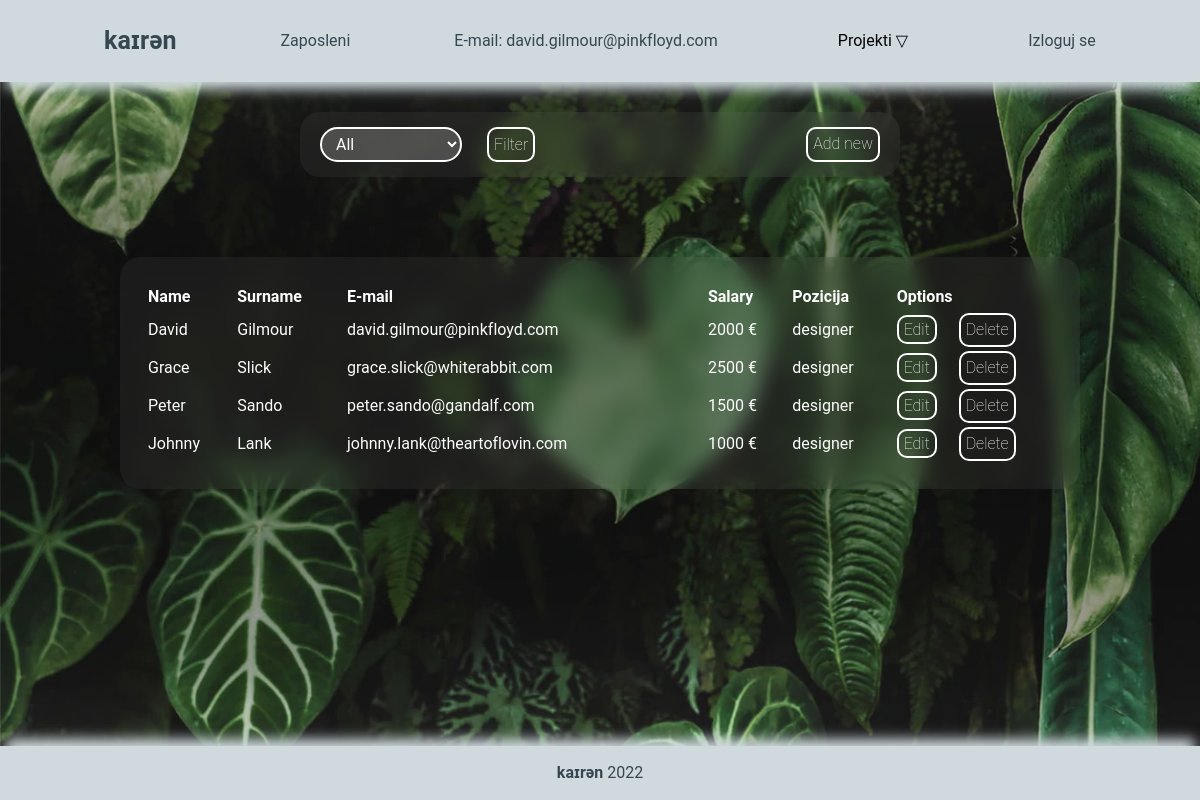
/dashboard/zaposleni.php?select_position=designer (signed in), run on the app's committed database.
### tables this page shows
CREATE TABLE IF NOT EXISTS `zaposleni` (
  `id` int(11) NOT NULL AUTO_INCREMENT,
  `name` varchar(255) NOT NULL,
  `surname` varchar(255) NOT NULL,
  `email` varchar(255) NOT NULL,
  `password` varchar(255) DEFAULT NULL,
  `position_id` int(11) NOT NULL DEFAULT '1',
  `salary` int(11) NOT NULL,
  PRIMARY KEY (`id`),
  KEY `position_id` (`position_id`)
);

CREATE TABLE IF NOT EXISTS `pozicija` (
  `pozicija_id` int(11) NOT NULL AUTO_INCREMENT,
  `pozicija_name` varchar(255) NOT NULL,
  `permissions` text,
  PRIMARY KEY (`pozicija_id`)
);

### classes/zaposleni_klasa.php (the view, shortened to what this page needs)
<?php
class Zaposleni {
    public $name;
    public $surname;
    public $email;
    public $position;
    public $salary;
    public $id;
    public $display;
    function __construct($row){
        $this->name = $row['name'];
        $this->surname = $row['surname'];
        $this->email = $row['email'];
        $this->salary = $row['salary'];
        $this->id = $row['id'];
        $this->position = $row['pozicija_name'];
    }
    public function prikazi_radnika($type) {
        if($type=='lista'):
            echo
        "<tr>
            <td>$this->name</td>
            <td>$this->surname</td>
            <td>$this->email</td>
            <td>$this->salary €</td>
            <td>$this->position</td>
            <td style='width:60px'><a href='edit_employee.php?id=$this->id' class='btn'>Edit</a></td>
            <td>
            <form style='display : $this->display' name='delete' action='' method='POST'>
                <input type='hidden' name='id_to_delete' value='$this->id' >
                <input type='submit' name='delete' value='Delete' class='btn'>
            </form>
        </td>
        </tr>";
        endif;
    }
}
?>

### dashboard/zaposleni.php (shortened to what this page needs)
<?php
include '../config/db_connection.php';
include '../classes/zaposleni_klasa.php';
if(isset($_GET['select_position'])):
    $position = $_GET['select_position'];
    if($position == 'All'):
        $sql = 'SELECT zaposleni.name,surname,email,position_id,salary,zaposleni.id,pozicija.pozicija_name FROM zaposleni JOIN pozicija ON zaposleni.position_id = pozicija.pozicija_id';
    else:
        $sql = "SELECT zaposleni.name,surname,email,position_id,salary,zaposleni.id,pozicija.pozicija_name FROM zaposleni JOIN pozicija ON zaposleni.position_id = pozicija.pozicija_id WHERE pozicija.pozicija_name = '$position'";
    endif;
else:
    $sql = 'SELECT zaposleni.name,surname,email,position_id,salary,zaposleni.id,pozicija.pozicija_name FROM zaposleni JOIN pozicija ON zaposleni.position_id = pozicija.pozicija_id';
endif;
$result = mysqli_query($connection, $sql);
$zaposleni = mysqli_fetch_all($result, MYSQLI_ASSOC);
?>
<!DOCTYPE html>
<html lang="en">
<?php include '../templates/header.php' ?>
<body>
<?php include '../templates/navigation.php' ?>
<div class="container zaposleni__controls">
    <form action="" class='form-select'>
        <select name="select_position" id="" class="form-select__select">
            <option value='All' class="form-select__option">All</option>
        </select>
        <input type="submit" value="Filter" class="btn">
    </form>
    <a href="new_employee.php" class="btn">Add new</a>
</div>
<div class="table-container">
    <table class="zaposleni__table">
        <thead>
            <th>Name</th>
            <th>Surname</th>
            <th>E-mail</th>
            <th>Salary</th>
            <th>Pozicija</th>
            <th colspan="2">Options</th>
        </thead>
        <tbody>
            <?php foreach($zaposleni as $row):
                $radnik = new Zaposleni($row);
                $radnik->prikazi_radnika('lista');
            endforeach; ?>
        </tbody>
    </table>
</div>
<?php include '../templates/footer.php' ?>
</body>
</html>

### assets/style.css (style rules this page uses)
*, *::before, *::after { box-sizing: border-box; }
* { margin: 0; }
a, a:focus, a:visited, a:hover { text-decoration: none; }
body { min-height: 100vh; text-rendering: optimizeSpeed; line-height: 1.5; font-family: 'Roboto', sans-serif; background-color: rgba(255, 255, 255, 0.05); background-image: url('background-image.jpg'), url('background-image.png'); background-size: cover; background-repeat:no-repeat; overflow-y:hidden; }
input, button, textarea, select { font: inherit; }
.btn { color: white; font-weight:lighter; background: transparent; border: solid white 2px; border-radius: 10px; padding: 3px 5px; cursor: pointer; }
.container { width:fit-content; margin: 30px auto; backdrop-filter: blur(10px); background-color: rgba(255, 255, 255, 0.05); padding: 15px 20px; border-radius: 20px; color: white; }
.zaposleni__controls { display: flex; justify-content: space-between; gap: 15px; width: 50%; }
.form-select { text-transform: capitalize; display: flex; gap: 25px; }
.form-select__select { background-color: rgba(255, 255, 255, 0.20); border: solid white 2px; padding: 5px 10px; color: white; border-radius: 20px; text-transform: capitalize; width: 100%; }
.form-select__option { text-transform: capitalize; background-color: grey; }
.zaposleni__table { color: white; backdrop-filter: blur(10px); background-color: rgba(255, 255, 255, 0.05); padding: 25px; margin: 50px auto 0 auto; width: 80%; border-radius: 20px; overflow-x: scroll; }
.zaposleni__table thead { text-align: left; }
.table-container { width: 100%; height: 350px; overflow-y: AUTO; }

### data on the page
zaposleni: name "David", surname "Gilmour", email "david.gilmour@pinkfloyd.com", salary "2000", position.pozicija_name "designer"
zaposleni: name "Grace", surname "Slick", email "grace.slick@whiterabbit.com", salary "2500", position.pozicija_name "designer"
zaposleni: name "Peter", surname "Sando", email "peter.sando@gandalf.com", salary "1500", position.pozicija_name "designer"
zaposleni: name "Johnny", surname "Lank", email "johnny.lank@theartoflovin.com", salary "1000", position.pozicija_name "designer"

### other printed values
$_SESSION['email'] "david.gilmour@pinkfloyd.com"
